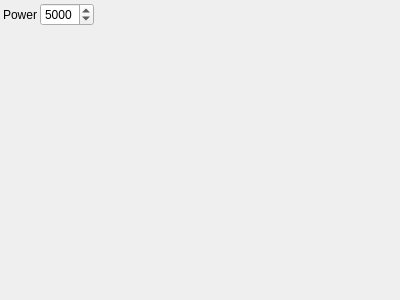
<?xml version="1.0" encoding="UTF-8"?>
<ui version="4.0">
 <class>ThickeningParametersControlWidget</class>
 <widget class="QWidget" name="ThickeningParametersControlWidget">
  <property name="geometry">
   <rect>
    <x>0</x>
    <y>0</y>
    <width>400</width>
    <height>300</height>
   </rect>
  </property>
  <property name="windowTitle">
   <string>ThickeningParameters</string>
  </property>
   <layout class="QGridLayout" name="gridLayout">
    <property name="margin">
     <number>3</number>
    </property>
    <property name="spacing">
     <number>3</number>
    </property>
    <item row="0" column="0">
     <widget class="QLabel" name="label_0">
       <property name="text">
         <string>Power</string>
       </property>
     </widget>
    </item>
    <item row="0" column="1">
     <widget class="QSpinBox" name="powerSpinBox">
       <property name="toolTip">
         <string>Power</string>
       </property>
       <property name="minimum">
        <number>0</number>
       </property>
       <property name="maximum">
        <number>9999</number>
       </property>
       <property name="singleStep">
        <number>1</number>
       </property>
       <property name="value">
        <number>5000</number>
       </property>
     </widget>
    </item>
   <item row="1" column="0">
    <spacer name="verticalSpacer">
     <property name="orientation">
      <enum>Qt::Vertical</enum>
     </property>
     <property name="sizeHint" stdset="0">
      <size>
       <width>0</width>
       <height>0</height>
      </size>
     </property>
    </spacer>
   </item>
   <item row="1" column="2">
    <spacer name="horizontalSpacer">
     <property name="orientation">
      <enum>Qt::Horizontal</enum>
     </property>
     <property name="sizeHint" stdset="0">
      <size>
       <width>0</width>
       <height>0</height>
      </size>
     </property>
    </spacer>
   </item>
  </layout>
 </widget>
 <layoutdefault spacing="3" margin="3"/>
 <resources/>
 <connections>
  <connection>
   <sender>powerSpinBox</sender>
   <signal>valueChanged(int)</signal>
   <receiver>ThickeningParametersControlWidget</receiver>
   <slot>changeParameters()</slot>
  </connection>
 </connections>
 <slots>
  <slot>changeParameters()</slot>
 </slots>
 <customwidgets>
 </customwidgets>
</ui>
